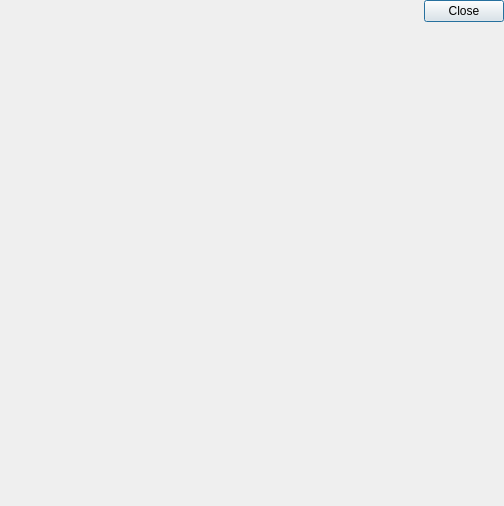
<?xml version="1.0" encoding="UTF-8"?>
<ui version="4.0">
 <class>GoogleMapView</class>
 <widget class="QWidget" name="GoogleMapView">
  <property name="geometry">
   <rect>
    <x>0</x>
    <y>0</y>
    <width>504</width>
    <height>506</height>
   </rect>
  </property>
  <property name="windowTitle">
   <string>Google Map View</string>
  </property>
  <property name="toolTip">
   <string/>
  </property>
  <layout class="QVBoxLayout" name="verticalLayout">
   <property name="spacing">
    <number>0</number>
   </property>
   <property name="leftMargin">
    <number>0</number>
   </property>
   <property name="topMargin">
    <number>0</number>
   </property>
   <property name="rightMargin">
    <number>0</number>
   </property>
   <property name="bottomMargin">
    <number>0</number>
   </property>
   <item>
    <widget class="QWidget" name="HeaderPanel" native="true">
     <property name="enabled">
      <bool>true</bool>
     </property>
     <property name="sizePolicy">
      <sizepolicy hsizetype="Preferred" vsizetype="Fixed">
       <horstretch>0</horstretch>
       <verstretch>0</verstretch>
      </sizepolicy>
     </property>
     <property name="toolTip">
      <string/>
     </property>
     <property name="layoutDirection">
      <enum>Qt::LeftToRight</enum>
     </property>
     <property name="text" stdset="0">
      <string/>
     </property>
     <layout class="QHBoxLayout" name="horizontalLayout">
      <property name="leftMargin">
       <number>0</number>
      </property>
      <property name="topMargin">
       <number>0</number>
      </property>
      <property name="rightMargin">
       <number>0</number>
      </property>
      <property name="bottomMargin">
       <number>0</number>
      </property>
      <item>
       <widget class="QPushButton" name="BtnFixCent">
        <property name="enabled">
         <bool>true</bool>
        </property>
        <property name="toolTip">
         <string>Fix Plot Center</string>
        </property>
        <property name="text">
         <string/>
        </property>
        <property name="icon">
         <iconset resource="../srctblbrows_qt/srctblbrows_qt.qrc">
          <normaloff>:/buttons/trackc</normaloff>:/buttons/trackc</iconset>
        </property>
        <property name="checkable">
         <bool>true</bool>
        </property>
        <property name="flat">
         <bool>true</bool>
        </property>
       </widget>
      </item>
      <item>
       <widget class="QPushButton" name="BtnShrink">
        <property name="enabled">
         <bool>true</bool>
        </property>
        <property name="toolTip">
         <string/>
        </property>
        <property name="text">
         <string/>
        </property>
        <property name="icon">
         <iconset resource="../srctblbrows_qt/srctblbrows_qt.qrc">
          <normaloff>:/buttons/shrink</normaloff>:/buttons/shrink</iconset>
        </property>
        <property name="flat">
         <bool>true</bool>
        </property>
       </widget>
      </item>
      <item>
       <widget class="QPushButton" name="BtnExpand">
        <property name="enabled">
         <bool>true</bool>
        </property>
        <property name="toolTip">
         <string/>
        </property>
        <property name="text">
         <string/>
        </property>
        <property name="icon">
         <iconset resource="../srctblbrows_qt/srctblbrows_qt.qrc">
          <normaloff>:/buttons/expand</normaloff>:/buttons/expand</iconset>
        </property>
        <property name="flat">
         <bool>true</bool>
        </property>
       </widget>
      </item>
      <item>
       <spacer name="horizontalSpacer">
        <property name="orientation">
         <enum>Qt::Horizontal</enum>
        </property>
        <property name="sizeHint" stdset="0">
         <size>
          <width>40</width>
          <height>20</height>
         </size>
        </property>
       </spacer>
      </item>
      <item>
       <widget class="QPushButton" name="BtnClose">
        <property name="enabled">
         <bool>true</bool>
        </property>
        <property name="toolTip">
         <string/>
        </property>
        <property name="text">
         <string>Close</string>
        </property>
        <property name="autoDefault">
         <bool>true</bool>
        </property>
        <property name="default">
         <bool>true</bool>
        </property>
       </widget>
      </item>
     </layout>
    </widget>
   </item>
   <item>
    <widget class="QWidget" name="MapPanel" native="true"/>
   </item>
  </layout>
 </widget>
 <resources>
  <include location="../srctblbrows_qt/srctblbrows_qt.qrc"/>
 </resources>
 <connections/>
</ui>
